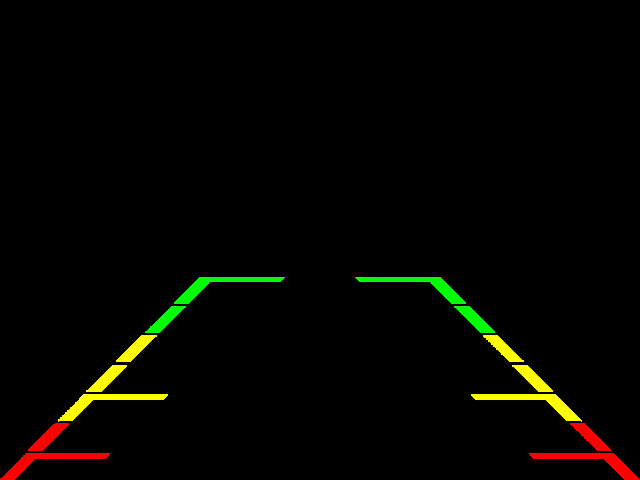
#> input picture ADAS_Project/backup_overlay.png, 640 x 480 px, found by its file name
$ python app.py
#> lines starting #> are read from the running program, lines starting #| are printed output that depends on the picture
import cv2

# Paths to the video and overlay image
video_path = "/Users/amandanassar/Desktop/ADAS_Project/ten_sec_clip.mov"
overlay_path = "/Users/amandanassar/Desktop/ADAS_Project/backup_overlay.png"

# Output video path
output_video_path = "/Users/amandanassar/Desktop/ADAS_Project/output_video.mp4"

# Set the new dimensions
new_width = 415
new_height = 240

# Read the video and overlay image
video = cv2.VideoCapture(video_path)
overlay = cv2.imread(overlay_path, cv2.IMREAD_UNCHANGED)
#> overlay is the input picture: shape (480, 640, 4); mean B, G, R, A 0, 4.8, 4.9, 5.7

# Get the original dimensions of the video
original_width = int(video.get(3))
original_height = int(video.get(4))

# Resize the overlay image to match the new dimensions
overlay = cv2.resize(overlay, (new_width, new_height))
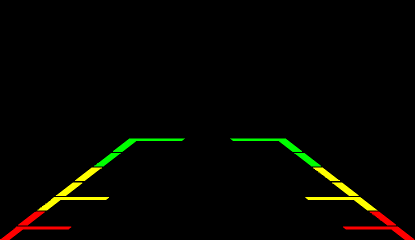
#> overlay: shape (240, 415, 4); mean B, G, R, A 0, 4.8, 4.9, 5.7

# Create a VideoWriter object to save the resized video
fourcc = cv2.VideoWriter_fourcc(*'mp4v')
output_video = cv2.VideoWriter(output_video_path, fourcc, 30, (new_width, new_height))

# Set the duration of the clip in seconds
clip_duration = 10
frame_rate = int(video.get(5))
end_frame = int(clip_duration * frame_rate)

# Loop through each frame of the original video
for _ in range(end_frame):
    # Read the next frame
    ret, frame = video.read()
    if not ret:
        break

    # Resize the frame
    frame = cv2.resize(frame, (new_width, new_height))

    # Overlay the image onto the frame
    for c in range(0, 3):
        frame[:, :, c] = frame[:, :, c] * (1 - overlay[:, :, 3] / 255.0) + overlay[:, :, c] * (overlay[:, :, 3] / 255.0)

    # Write the frame to the output video
    output_video.write(frame)

# Release the video capture and video writer objects
video.release()
output_video.release()
cv2.destroyAllWindows()
